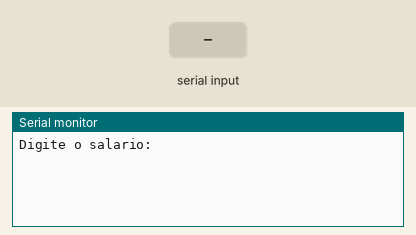
A sketch run on a simulated Arduino Uno, built with avr-gcc and run on an emulated ATmega328P. Shown: the last lines printed to the serial monitor. The test bench sets the inputs (shaded band).

Above: at 2.2 s.
2.3 s: "90,45\n" received over Serial
At 3.1 s:
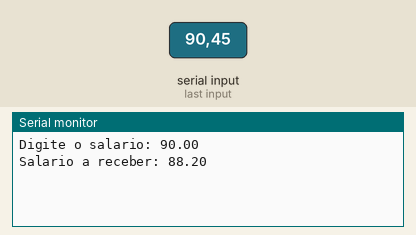
3.8 s: "30,150\n" received over Serial
At 4.9 s:
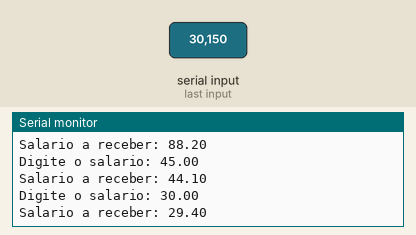
Timing chart, 0 to 6.8 s (numbered marks = the images above; inputs shaded):
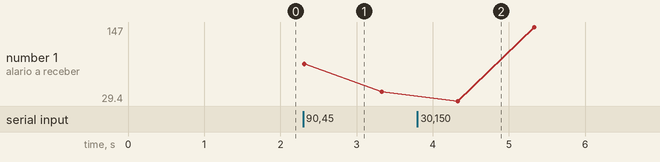

The sketch:

Exercicio3_04_03.ino
```cpp
//Declaração de variáveis
float sal, salreceber, gratificacao, imposto;

void setup() {
  //Inicia a comunicação com o Serial Monitor
  Serial.begin(9600);
  delay(1000);  //Espera estratégica
}

void loop() {
  Serial.print("Digite o salario: ");
  //Lê o valor do serial e guarda na variável nota1
  sal = aguardaEntradaNumerica();
  Serial.println(sal);

  //Cálculo gratificação
  gratificacao = sal * 5 / 100;
  imposto = sal * 7 /100;

  //Cálculo do novo salário
  salreceber = sal + gratificacao - imposto;
  Serial.print("Salario a receber: ");
  Serial.println(salreceber);
  delay(1000);
}

//Criando um função chamada
float aguardaEntradaNumerica() {
  while (!Serial.available()) {
    //aguarda até que um valor seja digitado
  }

  //Verifica se a entrada é númerica ou ponto
  while (!isdigit(Serial.peek()) && Serial.peek() != '.') {
    //Descarta  a entrada não númerica
    Serial.read();
    while (Serial.available() == 0) {
      //Aguarda nova entrada do usuário
    }
  }

  //Retornar o valor digitado no Serial em tipo float
  return Serial.parseFloat();
}
```

Measured:
- after the input at 2.3 s, the serial monitor: prints a new line at once (image 1)
- after the input at 3.8 s, the serial monitor: prints a new line after 0.51 s (image 2)
- plotted number 1: 44.1 → 147 after the input at 3.8 s
